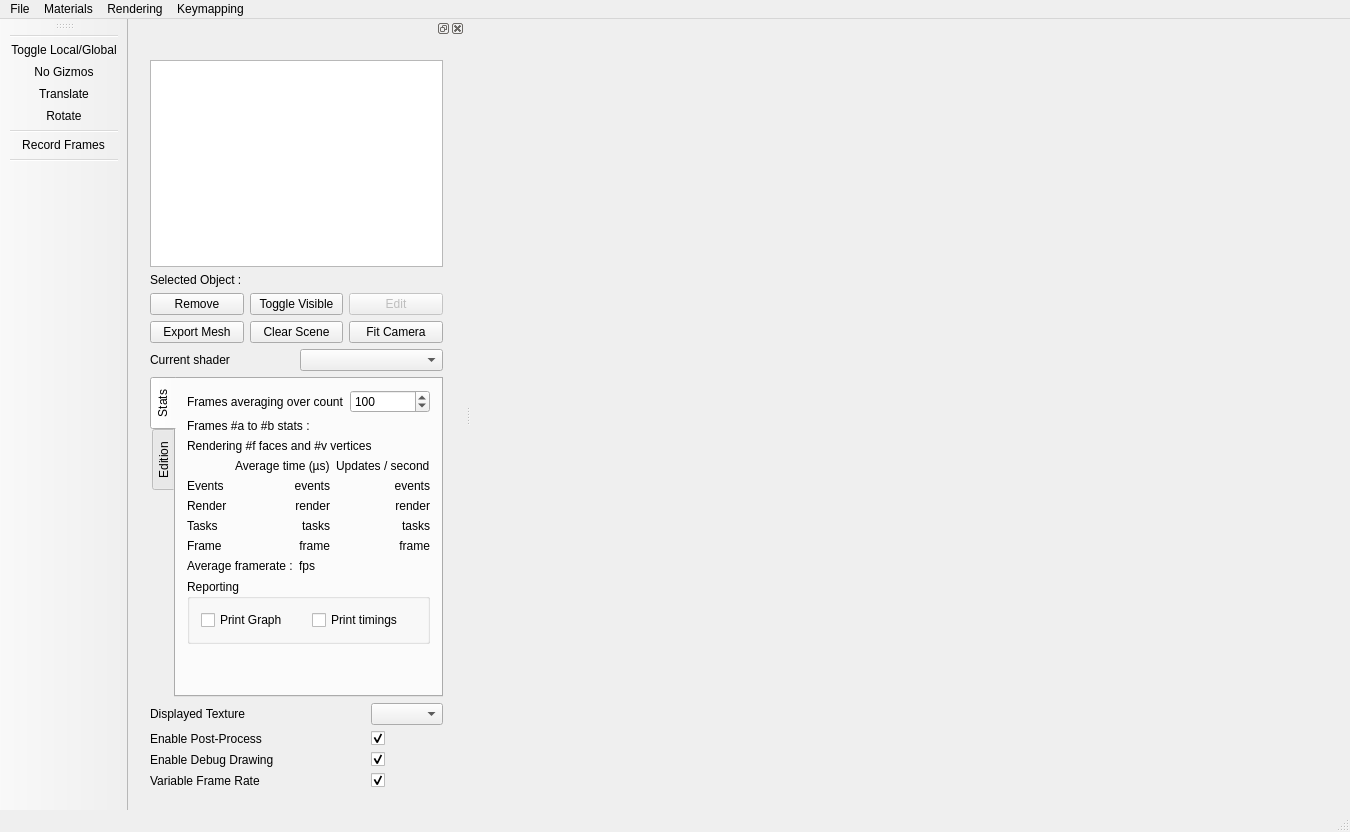
<?xml version="1.0" encoding="UTF-8"?>
<ui version="4.0">
 <class>MainWindow</class>
 <widget class="QMainWindow" name="MainWindow">
  <property name="geometry">
   <rect>
    <x>0</x>
    <y>0</y>
    <width>1350</width>
    <height>832</height>
   </rect>
  </property>
  <property name="sizePolicy">
   <sizepolicy hsizetype="Preferred" vsizetype="Preferred">
    <horstretch>0</horstretch>
    <verstretch>0</verstretch>
   </sizepolicy>
  </property>
  <property name="windowTitle">
   <string>MainWindow</string>
  </property>
  <widget class="QWidget" name="centralWidget">
   <layout class="QGridLayout" name="gridLayout_2">
    <item row="0" column="0">
     <widget class="Ra::Gui::Viewer" name="m_viewer" native="true">
      <property name="enabled">
       <bool>true</bool>
      </property>
      <property name="minimumSize">
       <size>
        <width>800</width>
        <height>600</height>
       </size>
      </property>
     </widget>
    </item>
   </layout>
  </widget>
  <widget class="QStatusBar" name="_statusBar"/>
  <widget class="QMenuBar" name="menuBar">
   <property name="geometry">
    <rect>
     <x>0</x>
     <y>0</y>
     <width>1350</width>
     <height>25</height>
    </rect>
   </property>
   <widget class="QMenu" name="menuFILE">
    <property name="title">
     <string>File</string>
    </property>
    <addaction name="actionOpenMesh"/>
    <addaction name="separator"/>
    <addaction name="actionExit"/>
   </widget>
   <widget class="QMenu" name="menuMisc">
    <property name="title">
     <string>Materials</string>
    </property>
    <addaction name="actionReload_Shaders"/>
    <addaction name="actionOpen_Material_Editor"/>
   </widget>
   <widget class="QMenu" name="menuRendering">
    <property name="title">
     <string>Rendering</string>
    </property>
    <widget class="QMenu" name="menuRenderers">
     <property name="title">
      <string>Renderers</string>
     </property>
     <addaction name="actionForward"/>
     <addaction name="actionDeferred"/>
     <addaction name="actionExperimental"/>
    </widget>
    <addaction name="menuRenderers"/>
   </widget>
   <widget class="QMenu" name="menuKeymapping">
    <property name="title">
     <string>Keymapping</string>
    </property>
    <addaction name="actionReload_configuration"/>
    <addaction name="separator"/>
    <addaction name="actionLoad_configuration_file"/>
   </widget>
   <addaction name="menuFILE"/>
   <addaction name="menuMisc"/>
   <addaction name="menuRendering"/>
   <addaction name="menuKeymapping"/>
  </widget>
  <widget class="QDockWidget" name="dockWidget">
   <attribute name="dockWidgetArea">
    <number>1</number>
   </attribute>
   <widget class="QWidget" name="dockWidgetContents">
    <layout class="QGridLayout" name="gridLayout">
     <item row="0" column="0">
      <widget class="QWidget" name="widget" native="true">
       <layout class="QVBoxLayout" name="verticalLayout_3">
        <item>
         <layout class="QVBoxLayout" name="verticalLayout_2">
          <item>
           <layout class="QVBoxLayout" name="verticalLayout_4">
            <item>
             <widget class="QTreeView" name="m_entitiesTreeView">
              <property name="minimumSize">
               <size>
                <width>0</width>
                <height>150</height>
               </size>
              </property>
              <property name="editTriggers">
               <set>QAbstractItemView::NoEditTriggers</set>
              </property>
              <property name="textElideMode">
               <enum>Qt::ElideRight</enum>
              </property>
             </widget>
            </item>
            <item>
             <layout class="QHBoxLayout" name="selectionLayout">
              <item>
               <widget class="QLabel" name="label_selected">
                <property name="text">
                 <string>Selected Object :</string>
                </property>
               </widget>
              </item>
              <item>
               <widget class="QLabel" name="m_selectedItemName">
                <property name="text">
                 <string/>
                </property>
               </widget>
              </item>
             </layout>
            </item>
            <item>
             <layout class="QGridLayout" name="gridLayout_4">
              <item row="0" column="2">
               <widget class="QPushButton" name="m_editRenderObjectButton">
                <property name="enabled">
                 <bool>false</bool>
                </property>
                <property name="text">
                 <string>Edit</string>
                </property>
               </widget>
              </item>
              <item row="0" column="1">
               <widget class="QPushButton" name="m_toggleRenderObjectButton">
                <property name="text">
                 <string>Toggle Visible</string>
                </property>
               </widget>
              </item>
              <item row="0" column="0">
               <widget class="QPushButton" name="m_removeEntityButton">
                <property name="text">
                 <string>Remove</string>
                </property>
               </widget>
              </item>
              <item row="1" column="0">
               <widget class="QPushButton" name="m_exportMeshButton">
                <property name="text">
                 <string>Export Mesh</string>
                </property>
               </widget>
              </item>
              <item row="1" column="1">
               <widget class="QPushButton" name="m_clearSceneButton">
                <property name="text">
                 <string>Clear Scene</string>
                </property>
               </widget>
              </item>
              <item row="1" column="2">
               <widget class="QPushButton" name="m_fitCameraButton">
                <property name="text">
                 <string>Fit Camera</string>
                </property>
               </widget>
              </item>
             </layout>
            </item>
           </layout>
          </item>
          <item>
           <layout class="QHBoxLayout" name="shaderLayout">
            <item>
             <widget class="QLabel" name="label">
              <property name="text">
               <string>Current shader</string>
              </property>
             </widget>
            </item>
            <item>
             <widget class="QComboBox" name="m_currentShaderBox">
              <item>
               <property name="text">
                <string/>
               </property>
              </item>
              <item>
               <property name="text">
                <string>Plain</string>
               </property>
              </item>
              <item>
               <property name="text">
                <string>BlinnPhong</string>
               </property>
              </item>
              <item>
               <property name="text">
                <string>LinesGeom</string>
               </property>
              </item>
              <item>
               <property name="text">
                <string>Lines</string>
               </property>
              </item>
             </widget>
            </item>
           </layout>
          </item>
          <item>
           <widget class="QTabWidget" name="toolBox">
            <property name="minimumSize">
             <size>
              <width>250</width>
              <height>0</height>
             </size>
            </property>
            <property name="maximumSize">
             <size>
              <width>16777215</width>
              <height>500</height>
             </size>
            </property>
            <property name="tabPosition">
             <enum>QTabWidget::West</enum>
            </property>
            <property name="currentIndex">
             <number>0</number>
            </property>
            <widget class="QWidget" name="tab_stats">
             <attribute name="title">
              <string>Stats</string>
             </attribute>
             <layout class="QVBoxLayout" name="verticalLayout_10">
              <item>
               <layout class="QFormLayout" name="formLayout_6">
                <item row="0" column="0">
                 <widget class="QLabel" name="label_23">
                  <property name="text">
                   <string>Frames averaging over count</string>
                  </property>
                 </widget>
                </item>
                <item row="0" column="1">
                 <widget class="QSpinBox" name="m_avgFramesCount">
                  <property name="minimum">
                   <number>1</number>
                  </property>
                  <property name="maximum">
                   <number>1000</number>
                  </property>
                  <property name="singleStep">
                   <number>10</number>
                  </property>
                  <property name="value">
                   <number>100</number>
                  </property>
                 </widget>
                </item>
               </layout>
              </item>
              <item>
               <widget class="QLabel" name="m_frameA2BLabel">
                <property name="text">
                 <string>Frames #a to #b stats :</string>
                </property>
               </widget>
              </item>
              <item>
               <widget class="QLabel" name="m_labelCount">
                <property name="text">
                 <string>Rendering #f faces and #v vertices</string>
                </property>
               </widget>
              </item>
              <item>
               <layout class="QGridLayout" name="gridLayout_6">
                <item row="2" column="0">
                 <widget class="QLabel" name="label_26">
                  <property name="text">
                   <string>Render</string>
                  </property>
                 </widget>
                </item>
                <item row="0" column="0">
                 <widget class="QLabel" name="label_25">
                  <property name="text">
                   <string/>
                  </property>
                 </widget>
                </item>
                <item row="3" column="0">
                 <widget class="QLabel" name="label_27">
                  <property name="text">
                   <string>Tasks</string>
                  </property>
                 </widget>
                </item>
                <item row="0" column="1">
                 <widget class="QLabel" name="label_29">
                  <property name="text">
                   <string>Average time (µs)</string>
                  </property>
                 </widget>
                </item>
                <item row="4" column="0">
                 <widget class="QLabel" name="label_28">
                  <property name="text">
                   <string>Frame</string>
                  </property>
                 </widget>
                </item>
                <item row="0" column="2">
                 <widget class="QLabel" name="label_30">
                  <property name="text">
                   <string>Updates / second</string>
                  </property>
                 </widget>
                </item>
                <item row="2" column="2">
                 <widget class="QLabel" name="m_renderUpdates">
                  <property name="text">
                   <string>render</string>
                  </property>
                  <property name="alignment">
                   <set>Qt::AlignRight|Qt::AlignTrailing|Qt::AlignVCenter</set>
                  </property>
                 </widget>
                </item>
                <item row="3" column="2">
                 <widget class="QLabel" name="m_tasksUpdates">
                  <property name="text">
                   <string>tasks</string>
                  </property>
                  <property name="alignment">
                   <set>Qt::AlignRight|Qt::AlignTrailing|Qt::AlignVCenter</set>
                  </property>
                 </widget>
                </item>
                <item row="4" column="2">
                 <widget class="QLabel" name="m_frameUpdates">
                  <property name="text">
                   <string>frame</string>
                  </property>
                  <property name="alignment">
                   <set>Qt::AlignRight|Qt::AlignTrailing|Qt::AlignVCenter</set>
                  </property>
                 </widget>
                </item>
                <item row="2" column="1">
                 <widget class="QLabel" name="m_renderTime">
                  <property name="text">
                   <string>render</string>
                  </property>
                  <property name="alignment">
                   <set>Qt::AlignRight|Qt::AlignTrailing|Qt::AlignVCenter</set>
                  </property>
                 </widget>
                </item>
                <item row="3" column="1">
                 <widget class="QLabel" name="m_tasksTime">
                  <property name="text">
                   <string>tasks</string>
                  </property>
                  <property name="alignment">
                   <set>Qt::AlignRight|Qt::AlignTrailing|Qt::AlignVCenter</set>
                  </property>
                 </widget>
                </item>
                <item row="4" column="1">
                 <widget class="QLabel" name="m_frameTime">
                  <property name="text">
                   <string>frame</string>
                  </property>
                  <property name="alignment">
                   <set>Qt::AlignRight|Qt::AlignTrailing|Qt::AlignVCenter</set>
                  </property>
                 </widget>
                </item>
                <item row="1" column="0">
                 <widget class="QLabel" name="label_4">
                  <property name="text">
                   <string>Events</string>
                  </property>
                 </widget>
                </item>
                <item row="1" column="1">
                 <widget class="QLabel" name="m_eventsTime">
                  <property name="text">
                   <string>events</string>
                  </property>
                  <property name="alignment">
                   <set>Qt::AlignRight|Qt::AlignTrailing|Qt::AlignVCenter</set>
                  </property>
                  <property name="events" stdset="0">
                   <string>render</string>
                  </property>
                 </widget>
                </item>
                <item row="1" column="2">
                 <widget class="QLabel" name="m_eventsUpdates">
                  <property name="text">
                   <string>events</string>
                  </property>
                  <property name="alignment">
                   <set>Qt::AlignRight|Qt::AlignTrailing|Qt::AlignVCenter</set>
                  </property>
                 </widget>
                </item>
               </layout>
              </item>
              <item>
               <layout class="QFormLayout" name="formLayout_7">
                <item row="1" column="0">
                 <widget class="QLabel" name="label_24">
                  <property name="text">
                   <string>Average framerate :</string>
                  </property>
                 </widget>
                </item>
                <item row="1" column="1">
                 <widget class="QLabel" name="m_avgFramerate">
                  <property name="text">
                   <string>fps</string>
                  </property>
                 </widget>
                </item>
               </layout>
              </item>
              <item>
               <widget class="QGroupBox" name="groupBox">
                <property name="title">
                 <string>Reporting</string>
                </property>
                <layout class="QHBoxLayout" name="horizontalLayout">
                 <item>
                  <widget class="QCheckBox" name="m_printGraph">
                   <property name="text">
                    <string>Print Graph</string>
                   </property>
                  </widget>
                 </item>
                 <item>
                  <widget class="QCheckBox" name="m_printTimings">
                   <property name="text">
                    <string>Print timings</string>
                   </property>
                  </widget>
                 </item>
                </layout>
               </widget>
              </item>
              <item>
               <spacer name="verticalSpacer_2">
                <property name="orientation">
                 <enum>Qt::Vertical</enum>
                </property>
                <property name="sizeHint" stdset="0">
                 <size>
                  <width>20</width>
                  <height>40</height>
                 </size>
                </property>
               </spacer>
              </item>
             </layout>
            </widget>
            <widget class="Ra::Gui::TransformEditorWidget" name="tab_edition">
             <attribute name="title">
              <string>Edition</string>
             </attribute>
            </widget>
           </widget>
          </item>
         </layout>
        </item>
        <item>
         <layout class="QGridLayout" name="gridLayout_3" rowstretch="0,0,0,0" columnstretch="1,0">
          <item row="0" column="0">
           <widget class="QLabel" name="label_2">
            <property name="text">
             <string>Displayed Texture</string>
            </property>
           </widget>
          </item>
          <item row="0" column="1">
           <widget class="QComboBox" name="m_displayedTextureCombo"/>
          </item>
          <item row="1" column="0">
           <widget class="QLabel" name="label_5">
            <property name="text">
             <string>Enable Post-Process</string>
            </property>
           </widget>
          </item>
          <item row="1" column="1">
           <widget class="QCheckBox" name="m_enablePostProcess">
            <property name="enabled">
             <bool>true</bool>
            </property>
            <property name="text">
             <string/>
            </property>
            <property name="checked">
             <bool>true</bool>
            </property>
            <property name="tristate">
             <bool>false</bool>
            </property>
           </widget>
          </item>
          <item row="2" column="0">
           <widget class="QLabel" name="label_6">
            <property name="text">
             <string>Enable Debug Drawing</string>
            </property>
           </widget>
          </item>
          <item row="2" column="1">
           <widget class="QCheckBox" name="m_enableDebugDraw">
            <property name="enabled">
             <bool>true</bool>
            </property>
            <property name="text">
             <string/>
            </property>
            <property name="checked">
             <bool>true</bool>
            </property>
            <property name="tristate">
             <bool>false</bool>
            </property>
           </widget>
          </item>
          <item row="3" column="0">
           <widget class="QLabel" name="label_7">
            <property name="text">
             <string>Variable Frame Rate</string>
            </property>
           </widget>
          </item>
          <item row="3" column="1">
           <widget class="QCheckBox" name="m_realFrameRate">
            <property name="enabled">
             <bool>true</bool>
            </property>
            <property name="text">
             <string/>
            </property>
            <property name="checked">
             <bool>true</bool>
            </property>
            <property name="tristate">
             <bool>false</bool>
            </property>
           </widget>
          </item>
         </layout>
        </item>
       </layout>
      </widget>
     </item>
    </layout>
   </widget>
  </widget>
  <widget class="QToolBar" name="toolBar">
   <property name="windowTitle">
    <string>toolBar</string>
   </property>
   <attribute name="toolBarArea">
    <enum>LeftToolBarArea</enum>
   </attribute>
   <attribute name="toolBarBreak">
    <bool>false</bool>
   </attribute>
   <addaction name="separator"/>
   <addaction name="actionToggle_Local_Global"/>
   <addaction name="actionGizmoOff"/>
   <addaction name="actionGizmoTranslate"/>
   <addaction name="actionGizmoRotate"/>
   <addaction name="separator"/>
   <addaction name="actionRecord_Frames"/>
   <addaction name="separator"/>
  </widget>
  <action name="actionOpenMesh">
   <property name="text">
    <string>Open...</string>
   </property>
   <property name="toolTip">
    <string>Open...</string>
   </property>
   <property name="shortcut">
    <string>Ctrl+O</string>
   </property>
  </action>
  <action name="actionExit">
   <property name="text">
    <string>Exit</string>
   </property>
   <property name="shortcut">
    <string>Ctrl+Q</string>
   </property>
  </action>
  <action name="actionReload_Shaders">
   <property name="text">
    <string>Reload Shaders</string>
   </property>
   <property name="shortcut">
    <string>Ctrl+R</string>
   </property>
  </action>
  <action name="actionGizmoTranslate">
   <property name="checkable">
    <bool>false</bool>
   </property>
   <property name="icon">
    <iconset>
     <normalon>:/Assets/Images/translate.png</normalon>
    </iconset>
   </property>
   <property name="text">
    <string>Translate</string>
   </property>
   <property name="toolTip">
    <string>Translate selected object</string>
   </property>
  </action>
  <action name="actionGizmoRotate">
   <property name="checkable">
    <bool>false</bool>
   </property>
   <property name="icon">
    <iconset>
     <normalon>:/Assets/Images/rotate.png</normalon>
    </iconset>
   </property>
   <property name="text">
    <string>Rotate</string>
   </property>
   <property name="toolTip">
    <string>Rotate selected object</string>
   </property>
  </action>
  <action name="actionToggle_Local_Global">
   <property name="checkable">
    <bool>true</bool>
   </property>
   <property name="icon">
    <iconset>
     <normalon>:/Assets/Images/gizmo.png</normalon>
    </iconset>
   </property>
   <property name="text">
    <string>Toggle Local/Global</string>
   </property>
   <property name="toolTip">
    <string>Changes the transform edition mode</string>
   </property>
  </action>
  <action name="actionGizmoOff">
   <property name="checkable">
    <bool>false</bool>
   </property>
   <property name="checked">
    <bool>false</bool>
   </property>
   <property name="icon">
    <iconset>
     <normalon>:/Assets/Images/select.png</normalon>
    </iconset>
   </property>
   <property name="text">
    <string>No Gizmos</string>
   </property>
   <property name="toolTip">
    <string>Disable transform gizmo.</string>
   </property>
  </action>
  <action name="actionOpen_Material_Editor">
   <property name="text">
    <string>Open Material Editor</string>
   </property>
   <property name="shortcut">
    <string>Alt+M</string>
   </property>
  </action>
  <action name="actionRecord_Frames">
   <property name="checkable">
    <bool>true</bool>
   </property>
   <property name="icon">
    <iconset resource="../../../../icons.qrc">
     <normaloff>:/Assets/Images/rec.png</normaloff>
     <normalon>:/Assets/Images/rec_on.png</normalon>:/Assets/Images/rec.png</iconset>
   </property>
   <property name="text">
    <string>Record Frames</string>
   </property>
  </action>
  <action name="actionForward">
   <property name="checkable">
    <bool>true</bool>
   </property>
   <property name="checked">
    <bool>true</bool>
   </property>
   <property name="text">
    <string>Forward</string>
   </property>
  </action>
  <action name="actionDeferred">
   <property name="checkable">
    <bool>true</bool>
   </property>
   <property name="enabled">
    <bool>false</bool>
   </property>
   <property name="text">
    <string>Deferred</string>
   </property>
  </action>
  <action name="actionExperimental">
   <property name="checkable">
    <bool>true</bool>
   </property>
   <property name="enabled">
    <bool>false</bool>
   </property>
   <property name="text">
    <string>Experimental</string>
   </property>
  </action>
  <action name="actionReload_configuration">
   <property name="text">
    <string>Reload configuration</string>
   </property>
   <property name="shortcut">
    <string>Ctrl+Shift+R</string>
   </property>
  </action>
  <action name="actionLoad_configuration_file">
   <property name="text">
    <string>Load configuration file...</string>
   </property>
   <property name="shortcut">
    <string>Ctrl+Shift+O</string>
   </property>
  </action>
 </widget>
 <layoutdefault spacing="6" margin="11"/>
 <customwidgets>
  <customwidget>
   <class>Ra::Gui::Viewer</class>
   <extends>QWidget</extends>
   <header>GuiBase/Viewer/Viewer.hpp</header>
   <container>1</container>
  </customwidget>
  <customwidget>
   <class>Ra::Gui::TransformEditorWidget</class>
   <extends>QWidget</extends>
   <header>Gui/TransformEditorWidget.hpp</header>
   <container>1</container>
  </customwidget>
 </customwidgets>
 <resources>
  <include location="../../../../icons.qrc"/>
 </resources>
 <connections>
  <connection>
   <sender>actionExit</sender>
   <signal>triggered()</signal>
   <receiver>MainWindow</receiver>
   <slot>close()</slot>
   <hints>
    <hint type="sourcelabel">
     <x>-1</x>
     <y>-1</y>
    </hint>
    <hint type="destinationlabel">
     <x>518</x>
     <y>373</y>
    </hint>
   </hints>
  </connection>
 </connections>
</ui>
